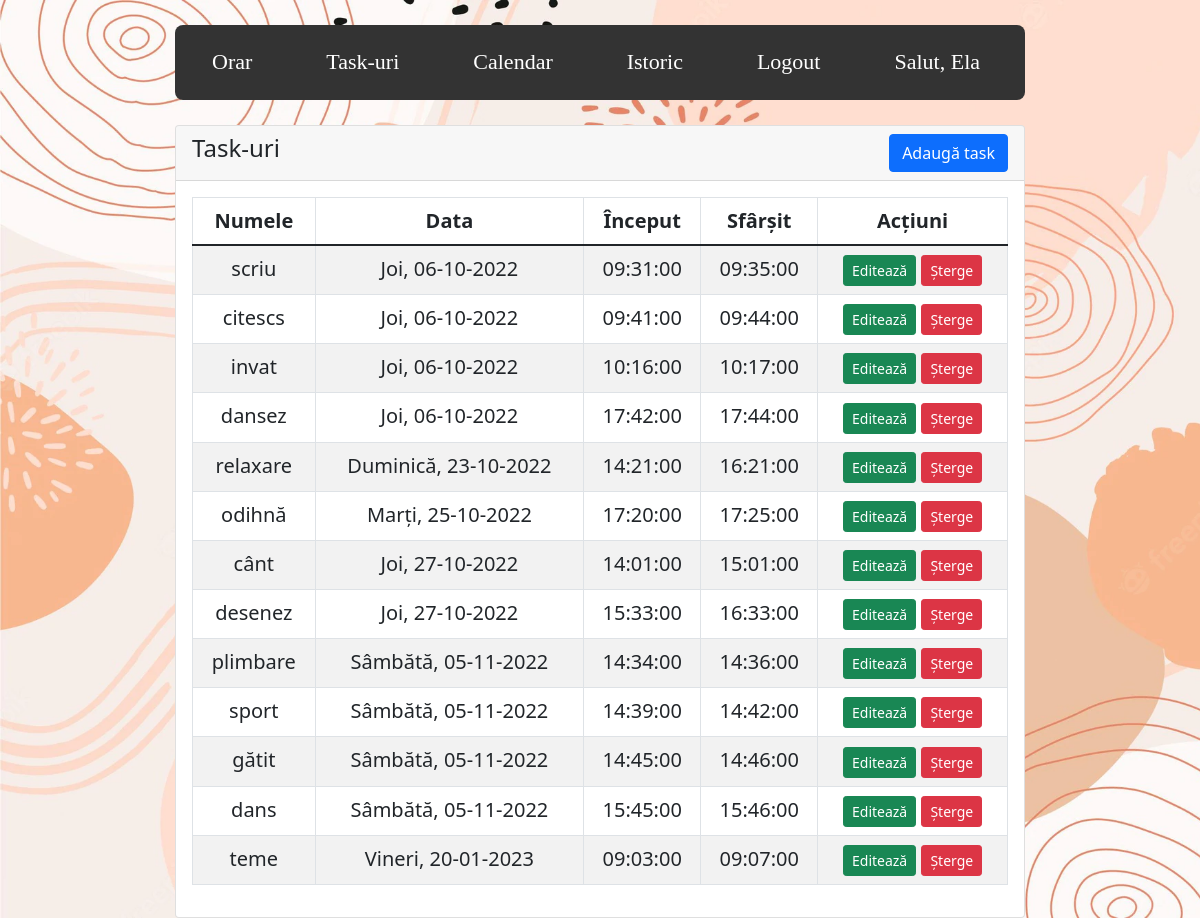
The page /log_reg/php/tasks.php (signed in) on the database its author committed.
### tables this page shows
CREATE TABLE `tasks` (
  `id_task` int(11) NOT NULL,
  `title` varchar(255) NOT NULL,
  `start_event` time NOT NULL,
  `end_event` time NOT NULL,
  `date` date NOT NULL
);

### log_reg/php/tasks.php (the view, shortened to what this page needs)
<?php
require '../../php/conectare.php';
if (isset($_SESSION['id']) && isset($_SESSION['user_name'])) {
 ?>
<!DOCTYPE html>
<html lang="en">
<head>
    <link href="https://cdn.jsdelivr.net/npm/bootstrap@5.1.3/dist/css/bootstrap.min.css" rel="stylesheet">
    <link href="../stylee.css" rel="stylesheet">
</head>
<body>
   <?php require 'navbar.php'; ?>
  <div id="content2">
<div class="row">
    <div class="col-md-12">
        <div class="card">
            <div class="card-header">
                <h4>Task-uri
                    <a href="../../crud/task-create.php" class="btn btn-primary float-end">Adaugă task</a>
                </h4>
            </div>
            <div class="card-body">
                <table cellspacing="2" class="table table-bordered table-striped">
                    <thead >
                        <tr>
                          <th>Numele</th>
                          <th>Data</th>
                          <th>Început</th>
                          <th>Sfârșit</th>
                          <th>Acțiuni</th>
                        </tr>
                    </thead>
                    <tbody >
                        <?php
                        $zile=array("Luni", "Marți", "Miercuri", "Joi", "Vineri", "Sâmbătă", "Duminică");
                        $days=array("Mon", "Tue", "Wen", "Thu", "Fri", "Sat", "Sun");
                            $query = "SELECT * FROM tasks ORDER BY tasks.date, tasks.start_event;";
                            $query_run = mysqli_query($conn, $query);
                            if(mysqli_num_rows($query_run) > 0)
                            {
                                foreach($query_run as $tasks)
                                {
                                $timestamp = strtotime($tasks['date']);
                                $day = date('D', $timestamp);
                                $i= array_search($day, $days);
                                ?>
                                    <td><?= $tasks['title']; ?></td>
                                    <td><?=$zile[$i].date(', d-m-Y', strtotime($tasks['date'])); ?></td>
                                    <td><?= $tasks['start_event']; ?></td>
                                    <td><?= $tasks['end_event']; ?></td>
                                    <td>
                                        <a href="../../crud/task-edit.php?id_task=<?= $tasks['id_task']; ?>" class="btn btn-success btn-sm">Editează</a>
                                        <form action="../../crud/code_tasks.php" method="POST" class="d-inline">
                                            <button type="submit" name="delete_task" value="<?=$tasks['id_task'];?>" class="btn btn-danger btn-sm">Șterge</button>
                                        </form>
                                    </td>
                                <?php
                                }
                            }
                            else { echo "<h5> Nu au fost găsite înregistrări </h5>"; }
                        ?>
                    </tbody>
                </table>
            </div>
        </div>
    </div>
</div>
</div>
</body>
</html>
<?php
}else{
     header("Location: index.php");
     exit();
}
 ?>

### log_reg/stylee.css (style rules this page uses)
body { background-image: url('../img/bg.jpg'); background-repeat: no-repeat; background-size: auto; background-attachment: fixed; background-size: cover; }
table { border-collapse: collapse; }
th { padding: 5px; font-size: 15pt; }
td { padding: 5px; font-size: 15pt; }
#content2 { width: 850px; margin:0 auto; margin-top: 25px; }
table { text-align: center; vertical-align: middle; }

### rows shown on the page
tasks: title "scriu", date "Joi", date ", 06-10-2022", start_event "09:31:00", end_event "09:35:00", $tasks['id_task'] 42 (drawn)
tasks: title "citescs", date "Joi", date ", 06-10-2022", start_event "09:41:00", end_event "09:44:00", $tasks['id_task'] 46 (drawn)
tasks: title "invat", date "Joi", date ", 06-10-2022", start_event "10:16:00", end_event "10:17:00", $tasks['id_task'] 34 (drawn)
tasks: title "dansez", date "Joi", date ", 06-10-2022", start_event "17:42:00", end_event "17:44:00", $tasks['id_task'] 30 (drawn)
tasks: title "relaxare", date "Duminică", date ", 23-10-2022", start_event "14:21:00", end_event "16:21:00", $tasks['id_task'] 55 (drawn)
tasks: title "odihnă", date "Marți", date ", 25-10-2022", start_event "17:20:00", end_event "17:25:00", $tasks['id_task'] 54 (drawn)
tasks: title "cânt", date "Joi", date ", 27-10-2022", start_event "14:01:00", end_event "15:01:00", $tasks['id_task'] 48 (drawn)
tasks: title "desenez", date "Joi", date ", 27-10-2022", start_event "15:33:00", end_event "16:33:00", $tasks['id_task'] 47 (drawn)
tasks: title "plimbare", date "Sâmbătă", date ", 05-11-2022", start_event "14:34:00", end_event "14:36:00", $tasks['id_task'] 58 (drawn)
tasks: title "sport", date "Sâmbătă", date ", 05-11-2022", start_event "14:39:00", end_event "14:42:00", $tasks['id_task'] 59 (drawn)
tasks: title "gătit", date "Sâmbătă", date ", 05-11-2022", start_event "14:45:00", end_event "14:46:00", $tasks['id_task'] 60 (drawn)
tasks: title "dans", date "Sâmbătă", date ", 05-11-2022", start_event "15:45:00", end_event "15:46:00", $tasks['id_task'] 61 (drawn)
tasks: title "teme", date "Vineri", date ", 20-01-2023", start_event "09:03:00", end_event "09:07:00", $tasks['id_task'] 65 (drawn)

### other values the page prints
$_SESSION['name'] "Ela"
